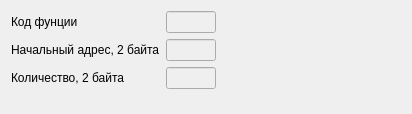
<?xml version="1.0" encoding="UTF-8"?>
<ui version="4.0">
 <class>IModbusWidgetFunction</class>
 <widget class="QWidget" name="IModbusWidgetFunction">
  <property name="geometry">
   <rect>
    <x>0</x>
    <y>0</y>
    <width>412</width>
    <height>114</height>
   </rect>
  </property>
  <property name="windowTitle">
   <string>Настройки функции</string>
  </property>
  <layout class="QFormLayout" name="formLayout_2">
   <item row="0" column="0">
    <widget class="QLabel" name="labFunctionCode">
     <property name="enabled">
      <bool>true</bool>
     </property>
     <property name="text">
      <string>Код фунции</string>
     </property>
    </widget>
   </item>
   <item row="0" column="1">
    <widget class="QLineEdit" name="lEdFunctionCode">
     <property name="enabled">
      <bool>false</bool>
     </property>
     <property name="maximumSize">
      <size>
       <width>50</width>
       <height>16777215</height>
      </size>
     </property>
    </widget>
   </item>
   <item row="1" column="0">
    <widget class="QLabel" name="labStartAddress">
     <property name="text">
      <string>Начальный адрес, 2 байта</string>
     </property>
    </widget>
   </item>
   <item row="2" column="0">
    <widget class="QLabel" name="labCount">
     <property name="text">
      <string>Количество, 2 байта</string>
     </property>
    </widget>
   </item>
   <item row="2" column="1">
    <widget class="QLineEdit" name="lEdCount">
     <property name="enabled">
      <bool>false</bool>
     </property>
     <property name="maximumSize">
      <size>
       <width>50</width>
       <height>16777215</height>
      </size>
     </property>
    </widget>
   </item>
   <item row="1" column="1">
    <widget class="QLineEdit" name="lEdStartAddress">
     <property name="enabled">
      <bool>false</bool>
     </property>
     <property name="maximumSize">
      <size>
       <width>50</width>
       <height>16777215</height>
      </size>
     </property>
     <property name="text">
      <string/>
     </property>
    </widget>
   </item>
  </layout>
 </widget>
 <layoutdefault spacing="6" margin="11"/>
 <resources/>
 <connections/>
</ui>
